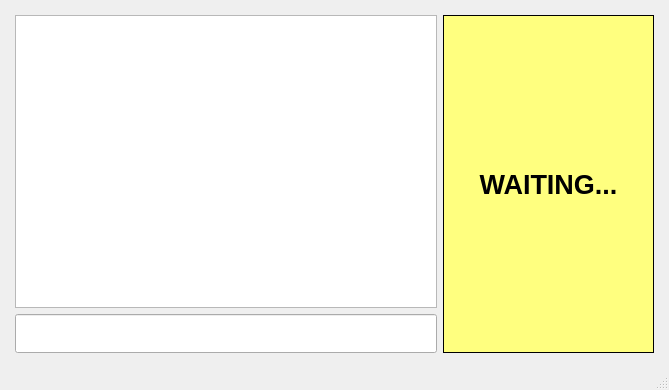
<?xml version="1.0" encoding="UTF-8"?>
<ui version="4.0">
 <class>MainWindow</class>
 <widget class="QMainWindow" name="MainWindow">
  <property name="geometry">
   <rect>
    <x>0</x>
    <y>0</y>
    <width>669</width>
    <height>390</height>
   </rect>
  </property>
  <property name="windowTitle">
   <string>EPASS CHECK</string>
  </property>
  <widget class="QWidget" name="centralwidget">
   <layout class="QHBoxLayout" name="horizontalLayout">
    <item>
     <layout class="QHBoxLayout" name="horizontalLayout_4" stretch="2,1">
      <property name="leftMargin">
       <number>6</number>
      </property>
      <property name="topMargin">
       <number>6</number>
      </property>
      <property name="rightMargin">
       <number>6</number>
      </property>
      <property name="bottomMargin">
       <number>6</number>
      </property>
      <item>
       <layout class="QVBoxLayout" name="verticalLayout" stretch="3,1">
        <item>
         <widget class="QListView" name="listView"/>
        </item>
        <item>
         <widget class="QLineEdit" name="lineEdit">
          <property name="font">
           <font>
            <pointsize>20</pointsize>
            <weight>75</weight>
            <bold>true</bold>
           </font>
          </property>
         </widget>
        </item>
       </layout>
      </item>
      <item>
       <layout class="QHBoxLayout" name="horizontalLayout_3">
        <item>
         <widget class="QLabel" name="label">
          <property name="font">
           <font>
            <pointsize>20</pointsize>
            <weight>75</weight>
            <bold>true</bold>
           </font>
          </property>
          <property name="styleSheet">
           <string notr="true">background-color: rgb(255, 255, 127);</string>
          </property>
          <property name="frameShape">
           <enum>QFrame::Box</enum>
          </property>
          <property name="text">
           <string>WAITING...</string>
          </property>
          <property name="alignment">
           <set>Qt::AlignCenter</set>
          </property>
         </widget>
        </item>
       </layout>
      </item>
     </layout>
    </item>
   </layout>
  </widget>
  <widget class="QMenuBar" name="menubar">
   <property name="geometry">
    <rect>
     <x>0</x>
     <y>0</y>
     <width>669</width>
     <height>21</height>
    </rect>
   </property>
  </widget>
  <widget class="QStatusBar" name="statusbar"/>
 </widget>
 <resources/>
 <connections/>
</ui>
